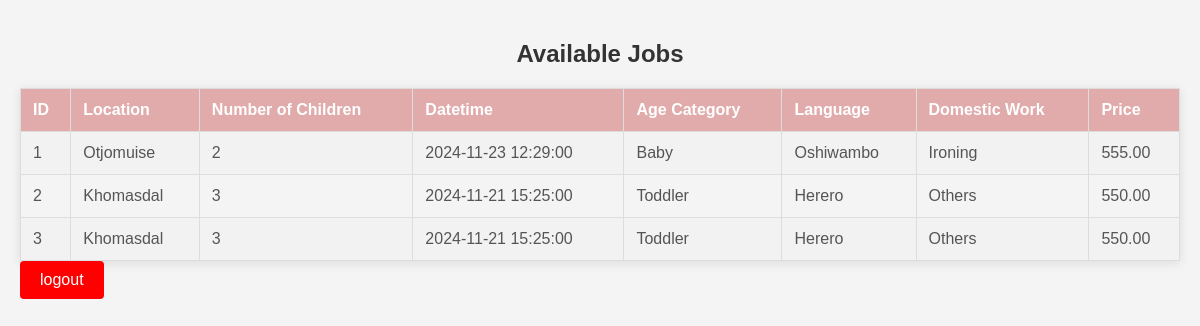
Page /dashboard.php on the committed database.
### tables this page shows
CREATE TABLE `searchnanny` (
  `id` int(11) NOT NULL,
  `location` varchar(255) DEFAULT NULL,
  `numberOfchildren` int(11) DEFAULT NULL,
  `datetime` datetime DEFAULT NULL,
  `ageCategory` varchar(255) DEFAULT NULL,
  `language` varchar(255) DEFAULT NULL,
  `domesticWork` text DEFAULT NULL,
  `price` decimal(10,2) DEFAULT NULL
);

### dashboard.php (the view, shortened to what this page needs)
<?php
include 'connection.php';
try {
    $stmt = $dbh->prepare("SELECT * FROM searchnanny");
    $stmt->execute();
    $results = $stmt->fetchAll(PDO::FETCH_ASSOC);
} catch (PDOException $e) {
    echo "Error: " . $e->getMessage();
}
?>
<!DOCTYPE html>
<html lang="en">
<head>
</head>
<body>
    <h2>Available Jobs</h2>
    <table>
        <tr>
            <th>ID</th>
            <th>Location</th>
            <th>Number of Children</th>
            <th>Datetime</th>
            <th>Age Category</th>
            <th>Language</th>
            <th>Domestic Work</th>
            <th>Price</th>
        </tr>
        <?php
        if ($results) {
            foreach ($results as $row) {
                echo '<tr>';
                echo '<td>' . htmlspecialchars($row['id']) . '</td>';
                echo '<td>' . htmlspecialchars($row['location']) . '</td>';
                echo '<td>' . htmlspecialchars($row['numberOfchildren']) . '</td>';
                echo '<td>' . htmlspecialchars($row['datetime']) . '</td>';
                echo '<td>' . htmlspecialchars($row['ageCategory']) . '</td>';
                echo '<td>' . htmlspecialchars($row['language']) . '</td>';
                echo '<td>' . htmlspecialchars($row['domesticWork']) . '</td>';
                echo '<td>' . htmlspecialchars($row['price']) . '</td>';
                echo '</tr>';
            }
        } else {
            echo '<tr><td colspan="8">No records found.</td></tr>';
        }
        ?>
    </table>
</body>
<div class="button-container1">
    <button onclick="location.href='logout.php';">logout</button>
</div>
</html>

### dashboard.php (style rules this page uses)
body { font-family: Arial, sans-serif; background-color: #f4f4f4; margin: 0; padding: 20px; }
h2 { text-align: center; color: #333; }
table { width: 100%; border-collapse: collapse; margin-top: 20px; box-shadow: 0 2px 10px rgba(0, 0, 0, 0.1); }
.button-container1 button { padding: 10px 20px; font-size: 16px; background-color: red; color: white; border: none; border-radius: 4px; cursor: pointer; }
th, td { border: 1px solid #dddddd; text-align: left; padding: 12px; }
th { background: rgb(225, 171, 171); color: white; }
tr:nth-child(even) { background-color: #f2f2f2; }
td { color: #555; }

### rows in the picture
searchnanny: id "1", location "Otjomuise", numberOfchildren "2", datetime "2024-11-23 12:29:00", ageCategory "Baby", language "Oshiwambo", domesticWork "Ironing", price "555.00"
searchnanny: id "2", location "Khomasdal", numberOfchildren "3", datetime "2024-11-21 15:25:00", ageCategory "Toddler", language "Herero", domesticWork "Others", price "550.00"
searchnanny: id "3", location "Khomasdal", numberOfchildren "3", datetime "2024-11-21 15:25:00", ageCategory "Toddler", language "Herero", domesticWork "Others", price "550.00"
